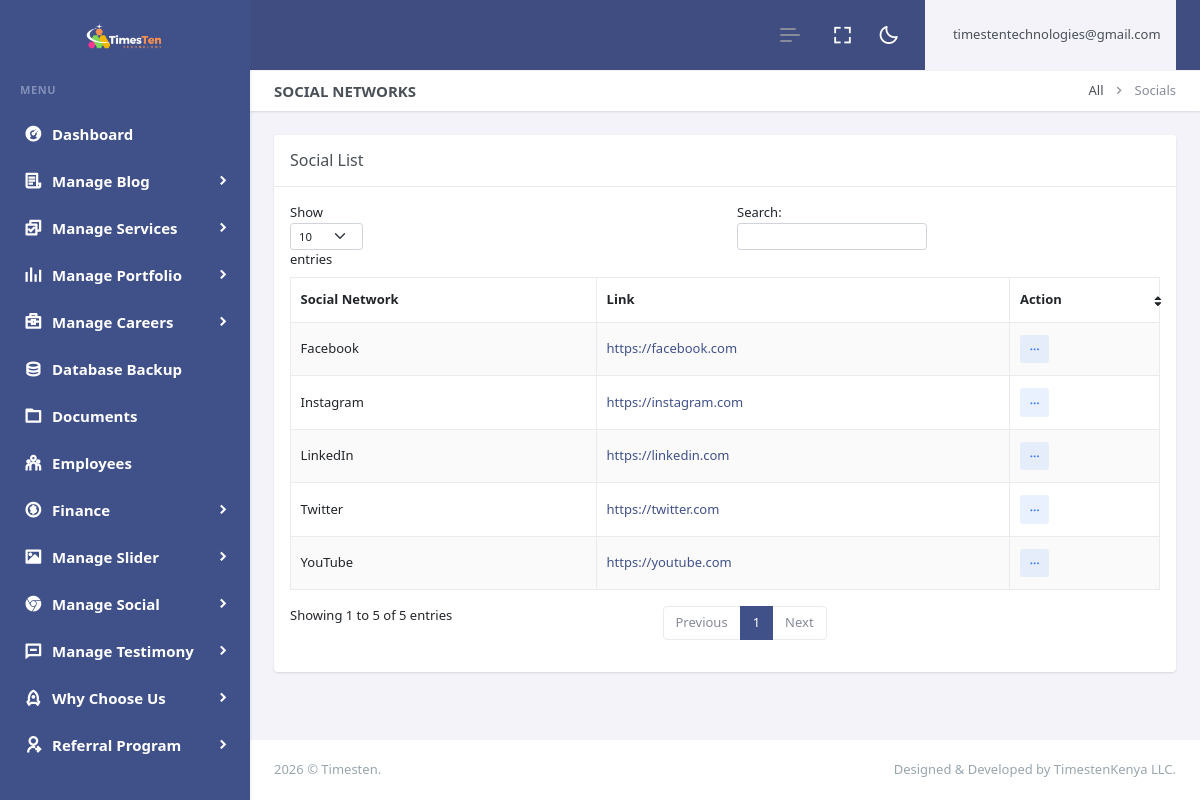
/dashboard/social-links.php (signed in), run on an earlier commit of the app's database.
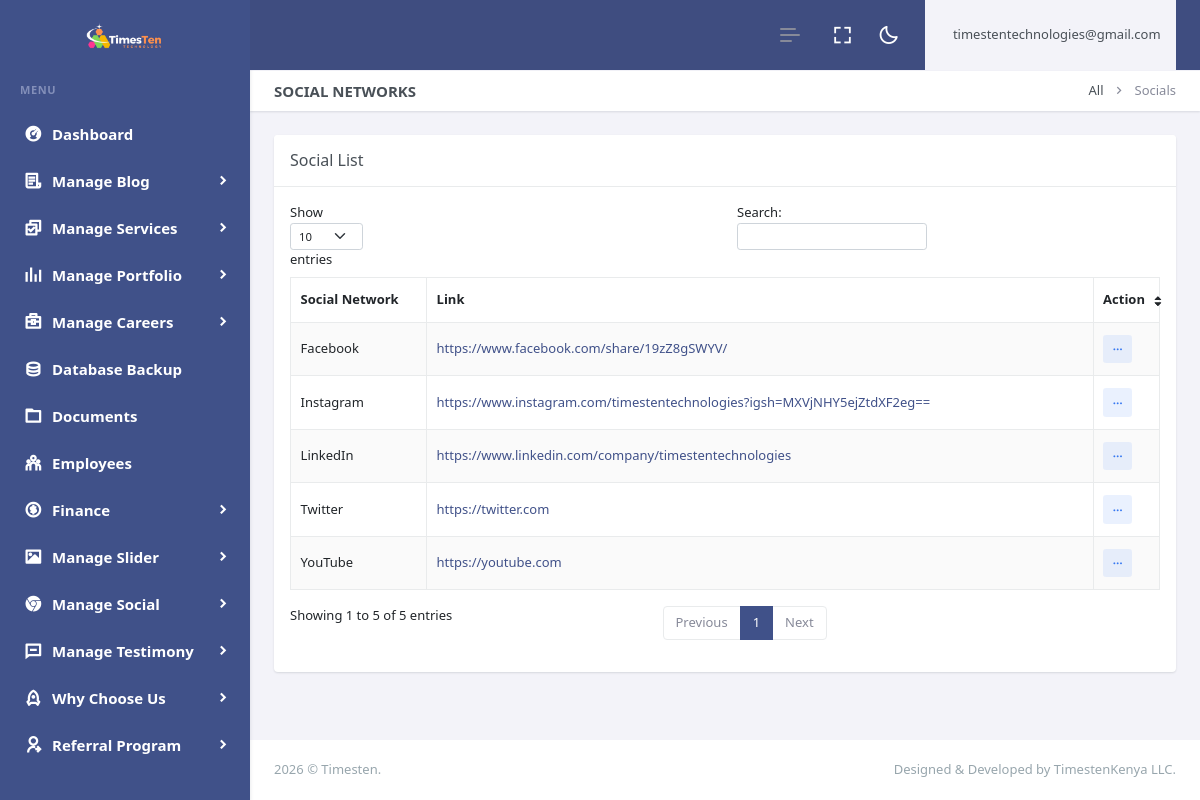
And on a later commit of the database.
### tables this page shows
CREATE TABLE `logo` (
  `id` int(11) NOT NULL,
  `xfile` varchar(255) DEFAULT NULL,
  `ufile` varchar(255) DEFAULT NULL,
  `sticky_ufile` varchar(255) DEFAULT NULL
);

CREATE TABLE `social` (
  `id` int(11) NOT NULL,
  `name` varchar(255) DEFAULT NULL,
  `fa` varchar(255) DEFAULT NULL,
  `social_link` varchar(255) DEFAULT NULL
);

### dashboard/social-links.php (the view, shortened to what the changed rows need)
<?php include"header.php";?>
<?php include"sidebar.php";?>
<div class="main-content">
 <div class="page-content">
       <div class="container-fluid">
                    <div class="row">
                        <div class="col-lg-12">
                            <div class="card">
                                <div class="card-body">
                                    <table id="example" class="table table-bordered dt-responsive nowrap table-striped align-middle" style="width:100%">
                                        <thead>
                                            <tr>
                                                <th data-ordering="false">Social Network</th>
                                                <th data-ordering="false">Link</th>
                                                <th>Action</th>
                                            </tr>
                                        </thead>
                                        <tbody>
                                        <?php
				   $q="SELECT * FROM  social ORDER BY id DESC";
 $r123 = mysqli_query($con,$q);
while($ro = mysqli_fetch_array($r123))
{
	$id="$ro[id]";
	$name="$ro[name]";
  $social_link="$ro[social_link]";
  print "<tr>
				  <td>
				  $name
				  </td>
          <td><a href='$social_link'>
				  $social_link</a>
				  </td>
          <td>
                                                    <div class='dropdown d-inline-block'>
                                                        <button class='btn btn-soft-secondary btn-sm dropdown' type='button' data-bs-toggle='dropdown' aria-expanded='false'>
                                                            <i class='ri-more-fill align-middle'></i>
                                                        </button>
                                                        <ul class='dropdown-menu dropdown-menu-end'>
                                                            <li>
                                                                <a href='edit-social.php?id=$id' class='dropdown-item'>
                                                                    <i class='ri-pencil-fill align-bottom me-2 text-muted'></i> Edit
                                                                </a>
                                                            </li>
                                                            <li>
                                                                <a href='deletesocial.php?id=$id' class='dropdown-item remove-item-btn'>
                                                                    <i class='ri-delete-bin-fill align-bottom me-2 text-muted'></i> Delete
                                                                </a>
                                                            </li>
                                                        </ul>
                                                    </div>
                                                </td>
				  </tr>";
  }
  ?>
                                        </tbody>
                                    </table>
                                </div>
                            </div>
                        </div>
                    </div>
                </div>
            </div>
            <?php include"footer.php";?>

### dashboard/sidebar.php (shortened to what the changed rows need)
<?php
include"../z_db.php";
?>
<div class="app-menu navbar-menu">
  <div class="navbar-brand-box">
<?php
    $rr=mysqli_query($con,"SELECT ufile FROM logo");
$r = mysqli_fetch_row($rr);
$ufile = $r[0];
?>
    <a href="index.php" class="logo logo-light">
      <span class="logo-lg">
        <img src="uploads/logo/<?php print $ufile?>" alt="" height="30">
      </span>
    </a>
  </div>
</div>

What changed in the data, as far as the page shows it:
changed logo: ufile: a different picture
changed social "Instagram": social_link "https://instagram.com" → "https://www.instagram.com/timestentechnologies?igsh=MXVjNHY5ejZtdXF2eg=="
changed social "LinkedIn": social_link "https://linkedin.com" → "https://www.linkedin.com/company/timestentechnologies"
changed social "Facebook": social_link "https://facebook.com" → "https://www.facebook.com/share/19zZ8gSWYV/"
